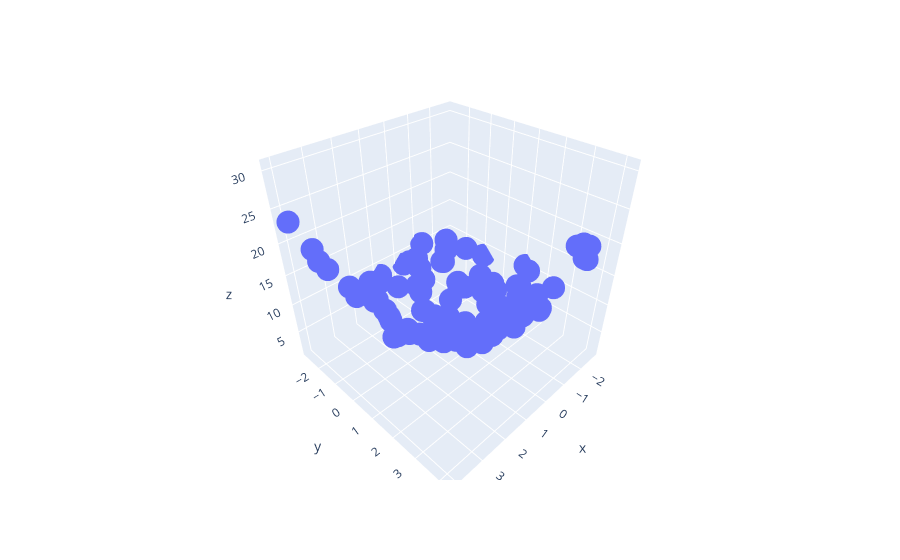

Notebook cell for this chart:
### Code cell
# plotting the data in 3D

df = px.data.iris()
fig = px.scatter_3d(df, x=x.ravel(), y=y.ravel(), z=z.ravel())
fig.show()
